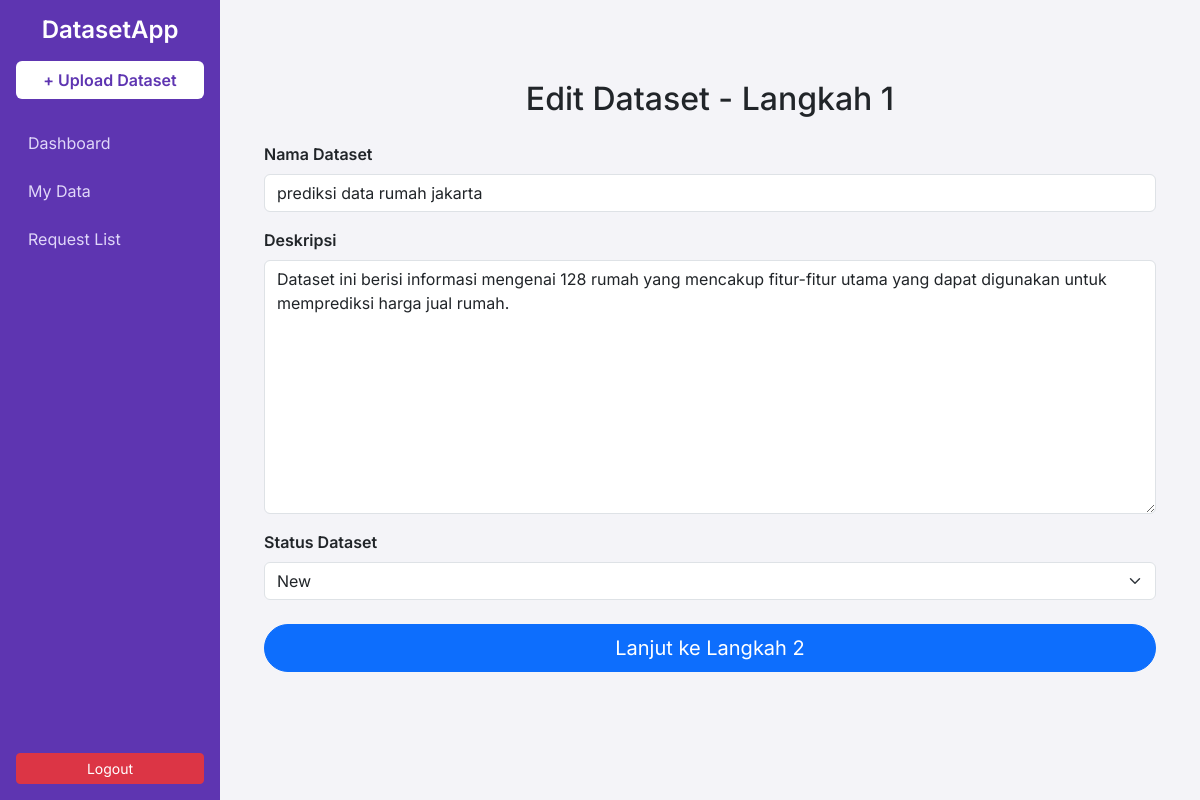
Page /edit/20/step1/ (signed in) on the committed database.
### dataset/models.py (models this page shows, shortened)
class Dataset(models.Model):
    STATUS_CHOICES = [
        ('new', 'New'),
        ('in_progress', 'In Progress'),
        ('complete', 'Complete'),
    ]
    owner = models.ForeignKey(User, on_delete=models.CASCADE, related_name="datasets")
    name = models.CharField(max_length=100)
    description = models.TextField()
    status = models.CharField(max_length=20, choices=STATUS_CHOICES, default='new')  # Tambahan
    cover_image = models.ImageField(upload_to="covers/", null=True, blank=True)
    data_file = models.FileField(upload_to="files/")
    uploaded_at = models.DateTimeField(auto_now_add=True)
    request_note = models.TextField(blank=True, null=True)

### dataset/views.py (the view)
# urls.py: path("edit/<int:pk>/step1/", views.edit_dataset_step1, name="edit_dataset_step1"),
@login_required
@login_required
def edit_dataset_step1(request, pk):
    dataset = get_object_or_404(Dataset, pk=pk)
    if request.method == 'POST':
        form = DatasetInfoForm(request.POST, instance=dataset)
        if form.is_valid():
            form.save()
            return redirect('edit_dataset_step2', pk=dataset.pk)
    else:
        form = DatasetInfoForm(instance=dataset)
    return render(request, 'dataset/edit_step1.html', {
        'form': form,
        'dataset': dataset
    })

### dataset/forms.py
class DatasetInfoForm(forms.ModelForm):
    class Meta:
        model = Dataset
        fields = ['name', 'description', 'status']

### dataset/templates/dataset/edit_step1.html (shortened to what this page needs)
{% extends 'dataset/base.html' %}
{% load widget_tweaks %}
{% block content %}
<div class="container mt-5">
    <h2 class="mb-4 text-center">Edit Dataset - Langkah 1</h2>
    <form method="POST">
        <div class="mb-3">
            <label for="id_name" class="form-label fw-semibold">Nama Dataset</label>
            {{ form.name|add_class:"form-control" }}
        </div>
        <div class="mb-3">
            <label for="id_description" class="form-label fw-semibold">Deskripsi</label>
            {{ form.description|add_class:"form-control" }}
        </div>
        <div class="mb-3">
            <label for="id_status" class="form-label fw-semibold">Status Dataset</label>
            {{ form.status|add_class:"form-select" }}
        </div>
        <div class="d-grid mt-4">
            <button type="submit" class="btn btn-primary btn-lg rounded-pill">Lanjut ke Langkah 2</button>
        </div>
    </form>
</div>
{% endblock %}

### dataset/templates/dataset/base.html (style rules this page uses)
body { display: flex; font-family: 'Inter', sans-serif; background-color: #f4f4f8; margin: 0; }

### rows in the picture
Dataset: name "prediksi data rumah jakarta", description "Dataset ini berisi informasi mengenai 128 rumah yang mencakup fitur-fitur utama yang dapat digunakan untuk memprediksi harga jual rumah.", status "New"
